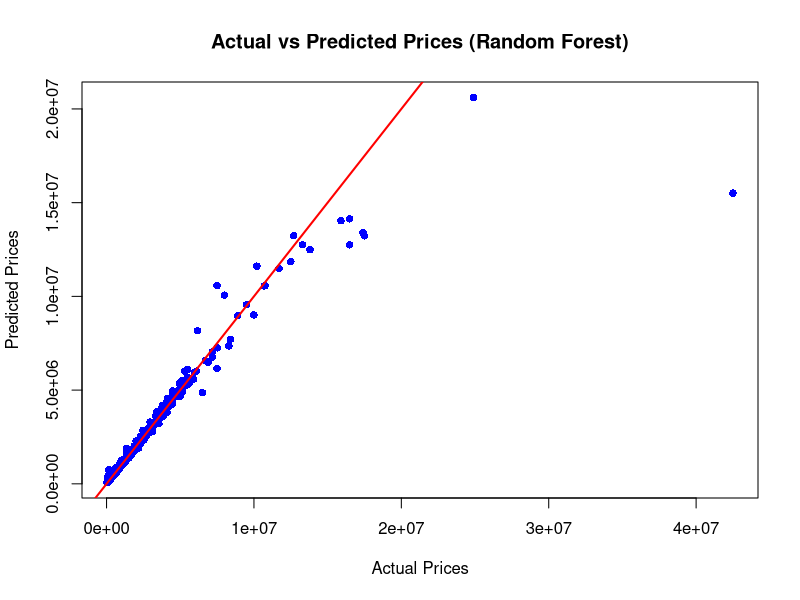
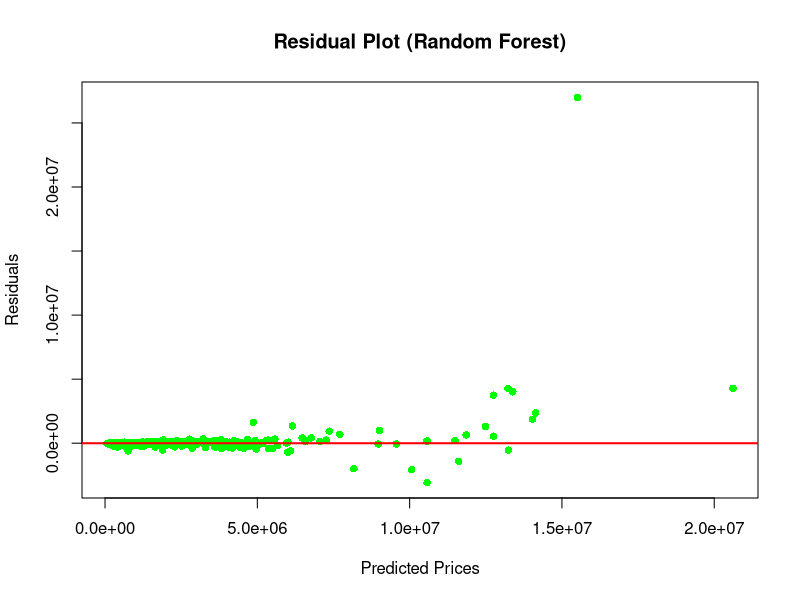

Generate these figures, in order, with R:
install.packages("randomForest")
library(dplyr)
library(randomForest)
library(caret)

# Load  featured dataset
data_frame <- read.csv("feature_extraction_data.csv")

# Replace Inf values with the column mean
data_frame[] <- lapply(data_frame, function(x) {
  x[is.infinite(x)] <- mean(x[!is.infinite(x)], na.rm = TRUE)
  return(x)
})

# Step 1: Train-Test Split
set.seed(123)
n <- nrow(data_frame)
train_indices <- sample(1:n, size = 0.8 * n)
train_data <- data_frame[train_indices, ]
test_data <- data_frame[-train_indices, ]

# Step 2: Train Random Forest Model

rf_model <- randomForest(AskPrice ~ ., data = train_data, ntree = 300,mtry=3)

# Step 3: Make Predictions

predictions_rf <- predict(rf_model, newdata = test_data)

# Step 4: Model Evaluation

evaluate <- function(actual, predicted) {
  mae <- mean(abs(actual - predicted))  # Mean Absolute Error
  mse <- mean((actual - predicted)^2)  # Mean Squared Error
  r2 <- cor(actual, predicted)^2       # Coefficient of Determination (R²)
  mae <- format(mae, scientific = FALSE, digits = 2)
  mse <- format(mse, scientific = FALSE, digits = 2)
  r2 <- format(r2, scientific = FALSE, digits = 3)
  return(c(MAE = mae, MSE = mse, R2 = r2))
}

# Actual values from test set
actual_values <- test_data$AskPrice

# Evaluate Random Forest Model
rf_metrics <- evaluate(actual_values, predictions_rf)

cat("\nRandom Forest Evaluation Metrics:\n")

cat("MAE: ", rf_metrics["MAE"], "\n")
cat("MSE: ", rf_metrics["MSE"], "\n")
cat("R²: ", rf_metrics["R2"], "\n")

# Accuracy Calculation (using MAPE)
calculate_accuracy <- function(actual, predicted) {
  mape <- mean(abs((actual - predicted) / actual)) * 100  # Mean Absolute Percentage Error
  accuracy <- 100 - mape  # Accuracy as 100 - MAPE
  return(accuracy)
}

# Calculate Random Forest Accuracy
rf_accuracy <- calculate_accuracy(actual_values, predictions_rf)
cat("\nRandom Forest Accuracy (%): ", rf_accuracy, "\n")

# Step 5: Visualization
# 1. Actual vs Predicted Scatter Plot
plot(actual_values, predictions_rf,
     main = "Actual vs Predicted Prices (Random Forest)",
     xlab = "Actual Prices", ylab = "Predicted Prices",
     col = "blue", pch = 16)
abline(0, 1, col = "red", lwd = 2)  # Line y = x for reference

# 2. Residual Plot
residuals_rf <- actual_values - predictions_rf
plot(predictions_rf, residuals_rf,
     main = "Residual Plot (Random Forest)",
     xlab = "Predicted Prices", ylab = "Residuals",
     col = "green", pch = 16)
abline(h = 0, col = "red", lwd = 2)  # Reference line at residual = 0

# Step 6: Check Actual vs Predicted Values
comparison_df <- data.frame(Actual = actual_values, Predicted = predictions_rf)
cat("\nComparison of Actual vs Predicted Values:\n")
print(head(comparison_df))  # Show the first few rows of the comparison


